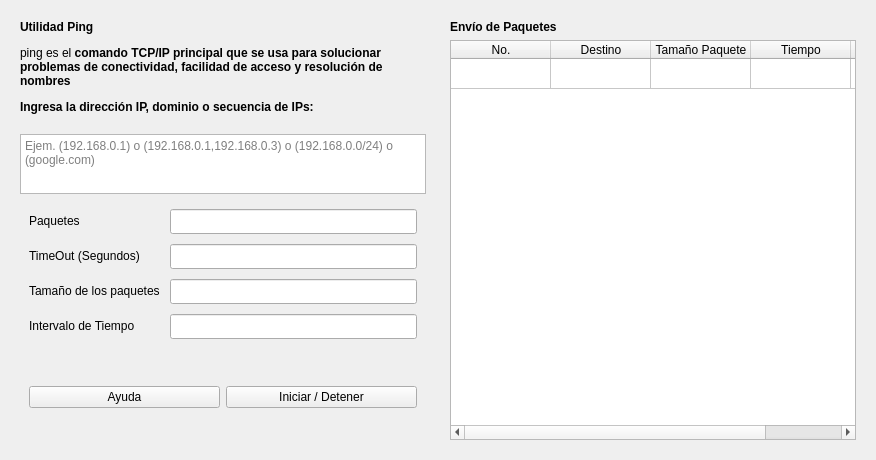
                                 <widget class="QWidget" name="scrollAreaWidgetContents_8">
                                  <property name="geometry">
                                   <rect>
                                    <x>0</x>
                                    <y>0</y>
                                    <width>876</width>
                                    <height>460</height>
                                   </rect>
                                  </property>
                                  <layout class="QHBoxLayout" name="horizontalLayout_28">
                                   <item>
                                    <widget class="QWidget" name="widget_9" native="true">
                                     <layout class="QVBoxLayout" name="verticalLayout_45">
                                      <item>
                                       <widget class="QLabel" name="label_18">
                                        <property name="text">
                                         <string>&lt;html&gt;&lt;head/&gt;&lt;body&gt;&lt;p&gt;&lt;span style=&quot; font-weight:600;&quot;&gt;Utilidad Ping&lt;/span&gt;&lt;/p&gt;&lt;p&gt;ping es el &lt;span style=&quot; font-weight:600;&quot;&gt;comando TCP/IP principal que se usa para solucionar problemas de conectividad, facilidad de acceso y resolución de nombres&lt;/span&gt;&lt;/p&gt;&lt;p&gt;&lt;span style=&quot; font-weight:600;&quot;&gt;Ingresa la dirección IP, dominio o secuencia de IPs:&lt;/span&gt;&lt;br/&gt;&lt;/p&gt;&lt;/body&gt;&lt;/html&gt;</string>
                                        </property>
                                        <property name="wordWrap">
                                         <bool>true</bool>
                                        </property>
                                       </widget>
                                      </item>
                                      <item>
                                       <widget class="QTextEdit" name="ping1">
                                        <property name="maximumSize">
                                         <size>
                                          <width>16777215</width>
                                          <height>60</height>
                                         </size>
                                        </property>
                                        <property name="placeholderText">
                                         <string>Ejem. (192.168.0.1) o (192.168.0.1,192.168.0.3) o (192.168.0.0/24) o (google.com)</string>
                                        </property>
                                       </widget>
                                      </item>
                                      <item>
                                       <widget class="QWidget" name="widget_24" native="true">
                                        <layout class="QFormLayout" name="formLayout">
                                         <property name="horizontalSpacing">
                                          <number>10</number>
                                         </property>
                                         <property name="verticalSpacing">
                                          <number>10</number>
                                         </property>
                                         <item row="0" column="0">
                                          <widget class="QLabel" name="label_19">
                                           <property name="text">
                                            <string>Paquetes</string>
                                           </property>
                                          </widget>
                                         </item>
                                         <item row="0" column="1">
                                          <widget class="QLineEdit" name="ping12">
                                           <property name="minimumSize">
                                            <size>
                                             <width>0</width>
                                             <height>25</height>
                                            </size>
                                           </property>
                                          </widget>
                                         </item>
                                         <item row="1" column="0">
                                          <widget class="QLabel" name="label_20">
                                           <property name="text">
                                            <string>TimeOut (Segundos)</string>
                                           </property>
                                          </widget>
                                         </item>
                                         <item row="1" column="1">
                                          <widget class="QLineEdit" name="ping2">
                                           <property name="minimumSize">
                                            <size>
                                             <width>0</width>
                                             <height>25</height>
                                            </size>
                                           </property>
                                          </widget>
                                         </item>
                                         <item row="2" column="0">
                                          <widget class="QLabel" name="label_21">
                                           <property name="text">
                                            <string>Tamaño de los paquetes</string>
                                           </property>
                                          </widget>
                                         </item>
                                         <item row="2" column="1">
                                          <widget class="QLineEdit" name="ping3">
                                           <property name="minimumSize">
                                            <size>
                                             <width>0</width>
                                             <height>25</height>
                                            </size>
                                           </property>
                                          </widget>
                                         </item>
                                         <item row="3" column="0">
                                          <widget class="QLabel" name="label_22">
                                           <property name="text">
                                            <string>Intervalo de Tiempo</string>
                                           </property>
                                          </widget>
                                         </item>
                                         <item row="3" column="1">
                                          <widget class="QLineEdit" name="ping4">
                                           <property name="minimumSize">
                                            <size>
                                             <width>0</width>
                                             <height>25</height>
                                            </size>
                                           </property>
                                          </widget>
                                         </item>
                                        </layout>
                                       </widget>
                                      </item>
                                      <item>
                                       <widget class="QWidget" name="widget_25" native="true">
                                        <layout class="QHBoxLayout" name="horizontalLayout_33">
                                         <item>
                                          <widget class="QPushButton" name="PingAyudaBtn">
                                           <property name="maximumSize">
                                            <size>
                                             <width>16777215</width>
                                             <height>16777215</height>
                                            </size>
                                           </property>
                                           <property name="text">
                                            <string>Ayuda</string>
                                           </property>
                                          </widget>
                                         </item>
                                         <item>
                                          <widget class="QPushButton" name="PingIniciarBtn">
                                           <property name="text">
                                            <string>Iniciar / Detener</string>
                                           </property>
                                          </widget>
                                         </item>
                                        </layout>
                                       </widget>
                                      </item>
                                     </layout>
                                    </widget>
                                   </item>
                                   <item>
                                    <widget class="QWidget" name="widget_10" native="true">
                                     <layout class="QVBoxLayout" name="verticalLayout_38">
                                      <item>
                                       <widget class="QLabel" name="label_35">
                                        <property name="text">
                                         <string>&lt;html&gt;&lt;head/&gt;&lt;body&gt;&lt;p align=&quot;justify&quot;&gt;&lt;span style=&quot; font-weight:600;&quot;&gt;Envío de Paquetes&lt;/span&gt;&lt;/p&gt;&lt;/body&gt;&lt;/html&gt;</string>
                                        </property>
                                        <property name="wordWrap">
                                         <bool>true</bool>
                                        </property>
                                       </widget>
                                      </item>
                                      <item>
                                       <widget class="QTableWidget" name="PINGOUT">
                                        <property name="autoScroll">
                                         <bool>true</bool>
                                        </property>
                                        <property name="rowCount">
                                         <number>1</number>
                                        </property>
                                        <attribute name="horizontalHeaderCascadingSectionResizes">
                                         <bool>true</bool>
                                        </attribute>
                                        <attribute name="horizontalHeaderDefaultSectionSize">
                                         <number>100</number>
                                        </attribute>
                                        <attribute name="verticalHeaderVisible">
                                         <bool>false</bool>
                                        </attribute>
                                        <row/>
                                        <column>
                                         <property name="text">
                                          <string>No.</string>
                                         </property>
                                        </column>
                                        <column>
                                         <property name="text">
                                          <string>Destino</string>
                                         </property>
                                        </column>
                                        <column>
                                         <property name="text">
                                          <string>Tamaño Paquete</string>
                                         </property>
                                        </column>
                                        <column>
                                         <property name="text">
                                          <string>Tiempo</string>
                                         </property>
                                        </column>
                                        <column>
                                         <property name="text">
                                          <string>TTL</string>
                                         </property>
                                        </column>
                                       </widget>
                                      </item>
                                     </layout>
                                    </widget>
                                   </item>
                                  </layout>
                                 </widget>
